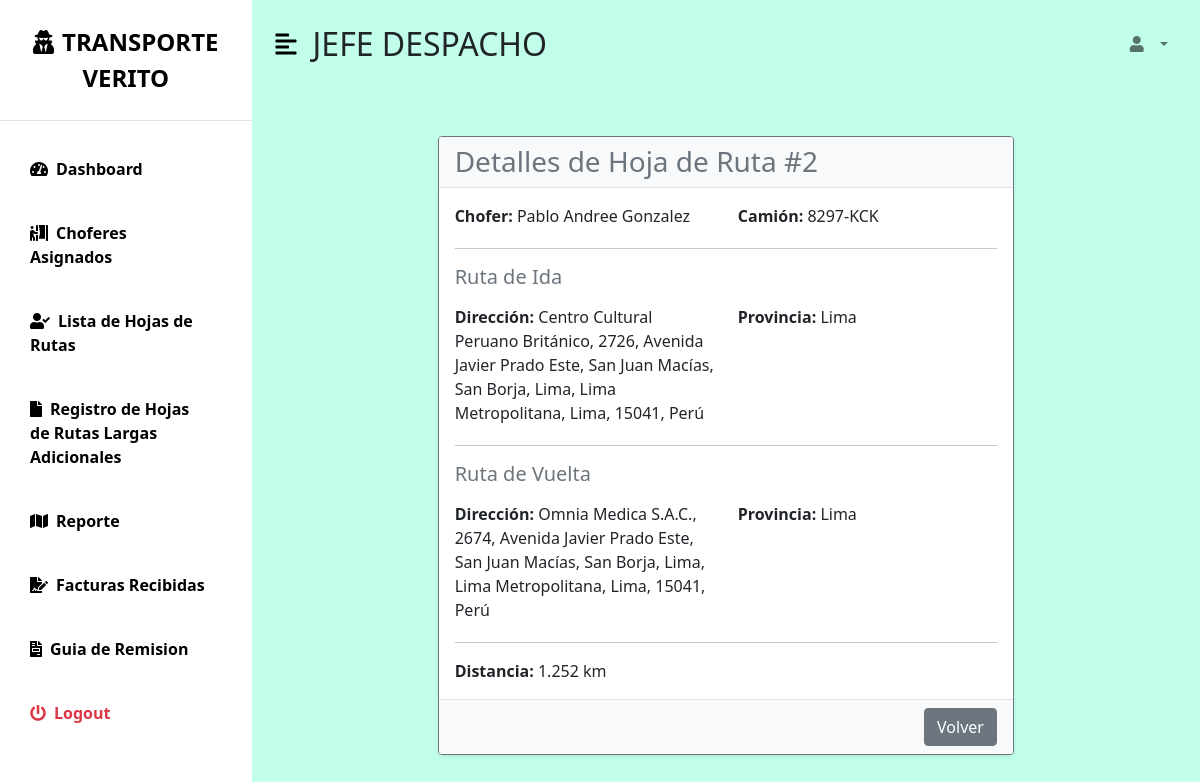
Page /hoja_de_ruta/2/details/ on the committed database.
### myapp/models.py (models this page shows, shortened)
class HojadeRuta(models.Model):
    ESTADOS = (
        ('pendiente', 'Pendiente'),
        ('en_ruta', 'En Ruta'),
        ('finalizado', 'Finalizado'),
        ('iniciar', 'Iniciar'),
    )
    estado = models.CharField(
        max_length=50,
        choices=ESTADOS,
        default='pendiente',  # Valor por defecto
        verbose_name="Estado"
    )
    chofer = models.ForeignKey(Chofer, on_delete=models.CASCADE, verbose_name="Chofer")
    camion = models.ForeignKey(Camion, on_delete=models.CASCADE, verbose_name="Camión")
    partida_ubicacion = models.ForeignKey(Ubicacion, related_name='partida', on_delete=models.CASCADE, verbose_name="Ubicación de Partida")
    llegada_ubicacion = models.ForeignKey(Ubicacion, related_name='llegada', on_delete=models.CASCADE, verbose_name="Ubicación de Llegada")
    distancia = models.FloatField(null=True, blank=True, verbose_name="Distancia (km)")

class Chofer(models.Model):
     nombres = models.CharField(max_length=100)
     apellidos = models.CharField(max_length=100)
     fecha_nacimiento = models.DateField()
     domicilio = models.CharField(max_length=200)
     telefono = models.CharField(max_length=9)
     tipo_licencia = models.CharField(max_length=3)
     numero_licencia = models.CharField(max_length=20, unique=True)
     fecha_emision = models.DateField()
     fecha_vencimiento = models.DateField()
     estado_salud = models.CharField(max_length=100)
     camion = models.ForeignKey('Camion', on_delete=models.SET_NULL, null=True, blank=True)
     usuario = models.ForeignKey(User, on_delete=models.CASCADE, verbose_name="Usuario asociado", null=True, blank=True)

class Camion(models.Model):
    foto_camion = models.ImageField(upload_to = 'camiones/')
    placa = models.CharField(max_length=10, unique=True, validators=[RegexValidator(regex=r'^[A-Z0-9-]+$', message="Formato inválido de placa.")])
    marca = models.CharField(max_length=50, choices=MARCAS_CAMIONES)
    modelo = models.CharField(max_length=50)
    year_fabricacion = models.PositiveIntegerField(validators=[MinValueValidator(1900), MaxValueValidator(date.today().year)])
    capacidad_carga = models.DecimalField(max_digits=5, decimal_places=2, default=Decimal("0.00"))
    tipo_camion = models.CharField(max_length=50, choices=TIPOS_CAMION)
    estado_operativo = models.CharField(max_length=25, choices=ESTADO_OPERATIVO_CHOICES, default='Activo')
    fecha_adquisicion = models.DateField(default=date.today)  # Fecha actual por defecto
    propietario_vehiculo = models.CharField(max_length=100, default="Desconocido")
    rendimiento_combustible = models.DecimalField(max_digits=5, decimal_places=2, default=Decimal("0.00"))
    empresa_propietaria = models.ForeignKey(Empresa,on_delete=models.CASCADE,related_name="camiones_empresa")
    notas = models.TextField(null=True, blank=True)

class Ubicacion(models.Model):
    direccion = models.CharField(max_length=255, verbose_name="Dirección")
    latitud = models.DecimalField(max_digits=9, decimal_places=6, verbose_name="Latitud", default=0.000000)
    longitud = models.DecimalField(max_digits=9, decimal_places=6, verbose_name="Longitud", default=0.000000)
    provincia = models.CharField(max_length=100, verbose_name="Provincia")

### myapp/views.py (the view)
# urls.py: path('hoja_de_ruta/<int:pk>/details/', views.hoja_de_ruta_details, name='hoja_de_ruta_details'),
def hoja_de_ruta_details(request, pk):
    hoja = get_object_or_404(HojadeRuta, pk=pk)
    return render(request, 'HojaRuta/hoja_de_ruta_details.html', {'hoja': hoja})

### myapp/context_processors.py (called while the page is built)
def notificaciones(request):
    if request.user.is_authenticated:
        notificaciones_no_leidas = Notificacion.objects.filter(usuario=request.user, leido=False).count()
    else:
        notificaciones_no_leidas = 0
    return {'notificaciones_no_leidas': notificaciones_no_leidas}

### templates/HojaRuta/hoja_de_ruta_details.html (shortened to what this page needs)
{% extends 'bases/base_jefe_despacho.html' %}
{% block page_title %} JEFE DESPACHO {% endblock %}
{% block content %}
<div class="container my-5">
  <div class="row justify-content-center">
    <div class="col-md-8">
      <div class="card border-secondary shadow-sm">
        <div class="card-header bg-light border-bottom">
          <h3 class="mb-0 text-secondary">Detalles de Hoja de Ruta #{{ hoja.id }}</h3>
        </div>
        <div class="card-body">
          <div class="row mb-3">
            <div class="col-sm-6">
              <p class="mb-1"><strong>Chofer:</strong> {{ hoja.chofer.nombres }} {{ hoja.chofer.apellidos }}</p>
            </div>
            <div class="col-sm-6">
              <p class="mb-1"><strong>Camión:</strong> {{ hoja.camion.placa }}</p>
            </div>
          </div>
          <hr>
          <h5 class="mb-3 text-secondary">Ruta de Ida</h5>
          <div class="row mb-3">
            <div class="col-sm-6">
              <p class="mb-1"><strong>Dirección:</strong> {{ hoja.partida_ubicacion.direccion }}</p>
            </div>
            <div class="col-sm-6">
              <p class="mb-1"><strong>Provincia:</strong> {{ hoja.partida_ubicacion.provincia }}</p>
            </div>
          </div>
          <hr>
          <h5 class="mb-3 text-secondary">Ruta de Vuelta</h5>
          <div class="row mb-3">
            <div class="col-sm-6">
              <p class="mb-1"><strong>Dirección:</strong> {{ hoja.llegada_ubicacion.direccion }}</p>
            </div>
            <div class="col-sm-6">
              <p class="mb-1"><strong>Provincia:</strong> {{ hoja.llegada_ubicacion.provincia }}</p>
            </div>
          </div>
          <hr>
          <div class="row">
            <div class="col">
              <p class="mb-0"><strong>Distancia:</strong> {{ hoja.distancia|default:"No calculada" }} km</p>
            </div>
          </div>
        </div>
        <div class="card-footer text-end bg-light border-top">
          <a href="{%url 'hoja_de_ruta_list'%}"class="btn btn-secondary">Volver</a>
        </div>
      </div>
    </div>
  </div>
</div>
{% endblock %}

### static/css/dashboard.css (style rules this page uses)
:root { --main-bg-color: #d2ffde!important; --main-text-color: #000000; --second-text-color: #000000; --second-bg-color: #030303; }

### rows in the picture
HojadeRuta: id "2", chofer.nombres "Pablo Andree", chofer.apellidos "Gonzalez", camion.placa "8297-KCK", partida_ubicacion.direccion "Centro Cultural Peruano Británico, 2726, Avenida Javier Prado Este, San Juan Macías, San Borja, Lima, Lima Metropolitana, Lima, 15041, Perú", partida_ubicacion.provincia "Lima", llegada_ubicacion.direccion "Omnia Medica S.A.C., 2674, Avenida Javier Prado Este, San Juan Macías, San Borja, Lima, Lima Metropolitana, Lima, 15041, Perú", llegada_ubicacion.provincia "Lima", distancia "1.252"
